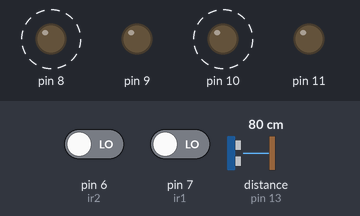
Simulated run of this sketch. Board: Arduino Uno, built with avr-gcc and run on an emulated ATmega328P. On the bench: output pins drawn as LEDs (lit = HIGH). Wiring (inferred from the names in the program): ultrasonic range finder: trigger pin 12; echo pin 13. Dashed ring = blinking. Inputs (shaded band) come from the test bench; at power-on: distance to the obstacle (sensor on pin 13) 80 cm, pin 6 (ir2) LOW, pin 7 (ir1) LOW. The echo pulse lasts 58.3 µs per cm; pins used as bus, display or sensor lines are not drawn; what the sketch prints to the serial monitor is not drawn.

Above: at 0.8 s.
1.6 s: distance to the obstacle (sensor on pin 13) set to 18 cm
At 3.3 s:
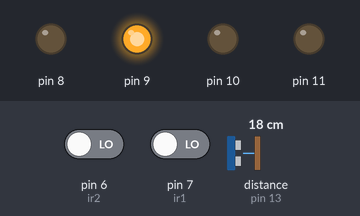
4.2 s: distance to the obstacle (sensor on pin 13) set to 13 cm
7.8 s: distance to the obstacle (sensor on pin 13) set to 9 cm
At 9.5 s:
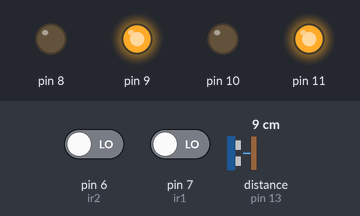
11.4 s: pin 6 (ir2) driven HIGH
At 14.9 s:
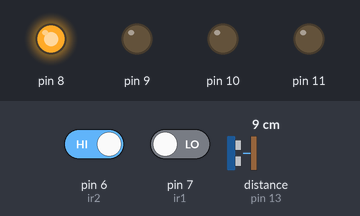
15.0 s: pin 7 (ir1) driven HIGH
At 17.7 s:
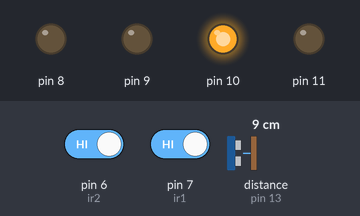
18.6 s: distance to the obstacle (sensor on pin 13) set to 35 cm
Timing chart, 0 to 23.2 s (numbered marks = the images above; inputs shaded):
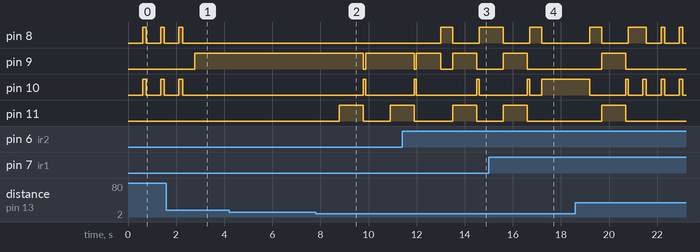

Measured:
- the behaviour switches between 12 and 11 cm on distance to the obstacle (sensor on pin 13) (found by bisection; images 1 and 2)
- after the input at 1.6 s, pin 8, pin 10: goes on until 2.3 s, then stays LOW; pin 9: LOW → HIGH after 1.2 s
- after the input at 7.8 s, pin 9: HIGH → LOW after 2.0 s, → HIGH 0.10 s later; pin 10: LOW → HIGH after 2.0 s, → LOW 0.10 s later; pin 11: LOW → HIGH after 0.99 s, → LOW 1.0 s later, → HIGH 1.1 s later
- after the input at 11.4 s, pin 8: LOW → HIGH after 1.6 s, → LOW 0.50 s later, → HIGH 1.1 s later
- after the input at 15.0 s, pin 9, pin 11: goes on until 16.6 s, then stays LOW
- by itself, pin 8, pin 10: alternates HIGH for 0.15 s and LOW for 0.61 s

The sketch:

sketch_mar13a.ino
```cpp
#define trigPin 12
#define echoPin 13
#define ir1 7
#define ir2 6
void setup() {
  // put your setup code here, to run once:
Serial.begin(9600);
  pinMode(8,OUTPUT);
  pinMode(9,OUTPUT);
  pinMode(10,OUTPUT);
  pinMode(11,OUTPUT);
  pinMode(trigPin, OUTPUT);
  pinMode(echoPin, INPUT);
  pinMode(ir1, INPUT);
  pinMode(ir2,INPUT);
}

void loop() {
  // put your main code here, to run repeatedly:
 int duration, distance;
  int flag,val1,val2;
  val1=digitalRead(ir1);
  val2=digitalRead(ir2);
  Serial.println(val1);
  Serial.println(val2);
  digitalWrite(trigPin, HIGH);
  delayMicroseconds(1000);
  digitalWrite(trigPin, LOW);
  duration = pulseIn(echoPin, HIGH);
  distance = (duration/2) / 29.1;
  if (distance >= 200 || distance <= 0){
    Serial.println("Out of range");
  }
  else {
    Serial.print(distance);
    Serial.println(" cm");
  }
  delay(500);

if (distance >=20)
{
  delay(100);
  Serial.println("forward");
  digitalWrite(8,HIGH);
  digitalWrite(9,LOW);
  digitalWrite(10,HIGH);
  digitalWrite(11,LOW);
  delay(150);
  Serial.println("STOP");
  digitalWrite(8,LOW);
  digitalWrite(9,LOW);
  digitalWrite(10,LOW);
  digitalWrite(11,LOW);
}

if (distance<=20)
{
  if (val1==1 )
  {
    Serial.print("turn right");
    digitalWrite(8,LOW);
    digitalWrite(9,LOW);
    digitalWrite(10,HIGH);
    digitalWrite(11,LOW);
    delay(2000);
  }
  if (val2==1)
  {
    Serial.print("turn left");
    digitalWrite(8,HIGH);
    digitalWrite(9,LOW);
    digitalWrite(10,LOW);
    digitalWrite(11,LOW);
    delay(500);
  }
}

if(distance<=10)
{
    Serial.print("rearrange back");
    digitalWrite(8,LOW);
    digitalWrite(9,HIGH);
    digitalWrite(10,LOW);
    digitalWrite(11,HIGH);
    delay(1000);
    Serial.print("rearranged left");
    digitalWrite(8,LOW);
    digitalWrite(9,LOW);
    digitalWrite(10,HIGH);
    digitalWrite(11,LOW);
    delay(100);
}

if (distance<=20)
{
   Serial.print("Algorithum");
   Serial.print("free right");
   digitalWrite(8,HIGH);
   digitalWrite(9,LOW);
   digitalWrite(10,LOW);
   digitalWrite(11,LOW);
   if(val2==0)
   {
    Serial.print("smart adjust");
    digitalWrite(8,LOW);
    digitalWrite(9,HIGH);
    digitalWrite(10,LOW);
    digitalWrite(11,LOW);
    delay(500);
   }
 }
}
```
